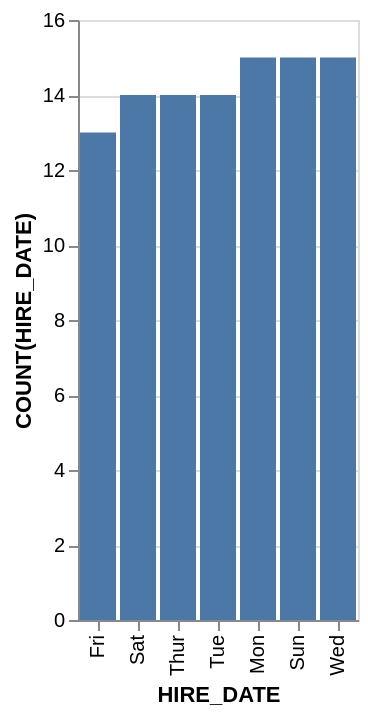

Vega-Lite specification stored for this chart:
### Vega-Lite specification from a JSON file in a GitHub repository (floating-point values rounded to 4 significant figures)
{"data": {"values": [{"x_data": "Fri", "y_data": 13}, {"x_data": "Sat", "y_data": 14}, {"x_data": "Thur", "y_data": 14}, {"x_data": "Tue", "y_data": 14}, {"x_data": "Mon", "y_data": 15}, {"x_data": "Sun", "y_data": 15}, {"x_data": "Wed", "y_data": 15}]}, "mark": "bar", "encoding": {"x": {"field": "x_data", "type": "nominal", "title": "HIRE_DATE", "sort": {"op": "sum", "field": "y_data", "order": "ascending"}}, "y": {"field": "y_data", "type": "quantitative", "title": "COUNT(HIRE_DATE)"}}}
